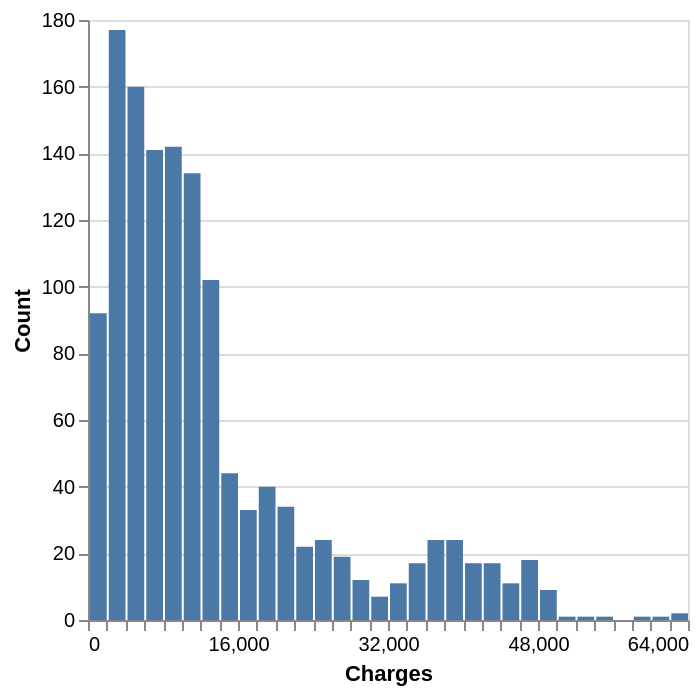

Source (notebook cell):
### Code cell
charges_distribution = alt.Chart(df).mark_bar().encode(
    x=alt.X("charges")
        .bin(maxbins=40)
        .title("Charges"),
    y=alt.Y("count()", title="Count"),
)

charges_distribution

### Figure 1 — Vega specification as saved in the notebook (floating-point values rounded to 4 significant figures)
{"$schema": "https://vega.github.io/schema/vega/v6.json", "data": [{"name": "source_0", "values": [{"__count": 33, "bin_maxbins_40_charges": 16000.0, "bin_maxbins_40_charges_end": 18000.0}, {"__count": 92, "bin_maxbins_40_charges": 0.0, "bin_maxbins_40_charges_end": 2000.0}, {"__count": 160, "bin_maxbins_40_charges": 4000.0, "bin_maxbins_40_charges_end": 6000.0}, {"__count": 34, "bin_maxbins_40_charges": 20000.0, "bin_maxbins_40_charges_end": 22000.0}, {"__count": 177, "bin_maxbins_40_charges": 2000.0, "bin_maxbins_40_charges_end": 4000.0}, {"__count": 142, "bin_maxbins_40_charges": 8000.0, "bin_maxbins_40_charges_end": 10000.0}, {"__count": 141, "bin_maxbins_40_charges": 6000.0, "bin_maxbins_40_charges_end": 8000.0}, {"__count": 12, "bin_maxbins_40_charges": 28000.0, "bin_maxbins_40_charges_end": 30000.0}, {"__count": 19, "bin_maxbins_40_charges": 26000.0, "bin_maxbins_40_charges_end": 28000.0}, {"__count": 134, "bin_maxbins_40_charges": 10000.0, "bin_maxbins_40_charges_end": 12000.0}, {"__count": 24, "bin_maxbins_40_charges": 38000.0, "bin_maxbins_40_charges_end": 40000.0}, {"__count": 24, "bin_maxbins_40_charges": 36000.0, "bin_maxbins_40_charges_end": 38000.0}, {"__count": 102, "bin_maxbins_40_charges": 12000.0, "bin_maxbins_40_charges_end": 14000.0}, {"__count": 44, "bin_maxbins_40_charges": 14000.0, "bin_maxbins_40_charges_end": 16000.0}, {"__count": 17, "bin_maxbins_40_charges": 34000.0, "bin_maxbins_40_charges_end": 36000.0}, {"__count": 1, "bin_maxbins_40_charges": 50000.0, "bin_maxbins_40_charges_end": 52000.0}, {"__count": 9, "bin_maxbins_40_charges": 48000.0, "bin_maxbins_40_charges_end": 50000.0}, {"__count": 22, "bin_maxbins_40_charges": 22000.0, "bin_maxbins_40_charges_end": 24000.0}, {"__count": 18, "bin_maxbins_40_charges": 46000.0, "bin_maxbins_40_charges_end": 48000.0}, {"__count": 7, "bin_maxbins_40_charges": 30000.0, "bin_maxbins_40_charges_end": 32000.0}, {"__count": 17, "bin_maxbins_40_charges": 42000.0, "bin_maxbins_40_charges_end": 44000.0}, {"__count": 40, "bin_maxbins_40_charges": 18000.0, "bin_maxbins_40_charges_end": 20000.0}, {"__count": 11, "bin_maxbins_40_charges": 32000.0, "bin_maxbins_40_charges_end": 34000.0}, {"__count": 17, "bin_maxbins_40_charges": 40000.0, "bin_maxbins_40_charges_end": 42000.0}, {"__count": 24, "bin_maxbins_40_charges": 24000.0, "bin_maxbins_40_charges_end": 26000.0}, {"__count": 11, "bin_maxbins_40_charges": 44000.0, "bin_maxbins_40_charges_end": 46000.0}, {"__count": 2, "bin_maxbins_40_charges": 62000.0, "bin_maxbins_40_charges_end": 64000.0}, {"__count": 1, "bin_maxbins_40_charges": 58000.0, "bin_maxbins_40_charges_end": 60000.0}, {"__count": 1, "bin_maxbins_40_charges": 54000.0, "bin_maxbins_40_charges_end": 56000.0}, {"__count": 1, "bin_maxbins_40_charges": 52000.0, "bin_maxbins_40_charges_end": 54000.0}, {"__count": 1, "bin_maxbins_40_charges": 60000.0, "bin_maxbins_40_charges_end": 62000.0}]}, {"name": "source_0_y_domain___count", "values": [{"min": 1, "max": 177}]}], "signals": [{"name": "bin_maxbins_40_charges_bins", "value": {"fields": ["charges"], "fname": "bin_charges", "start": 0.0, "step": 2000.0, "stop": 64000.0}}], "marks": [{"type": "rect", "name": "marks", "from": {"data": "source_0"}, "encode": {"update": {"y2": {"value": 0, "scale": "y"}, "y": {"field": "__count", "scale": "y"}, "fill": {"value": "#4c78a8"}, "x2": {"field": "bin_maxbins_40_charges", "scale": "x", "offset": {"signal": "0.5 + (abs(scale(\"x\", datum[\"bin_maxbins_40_charges_end\"]) - scale(\"x\", datum[\"bin_maxbins_40_charges\"])) < 0.25 ? -0.5 * (0.25 - (abs(scale(\"x\", datum[\"bin_maxbins_40_charges_end\"]) - scale(\"x\", datum[\"bin_maxbins_40_charges\"])))) : 0.5)"}}, "x": {"field": "bin_maxbins_40_charges_end", "scale": "x", "offset": {"signal": "0.5 + (abs(scale(\"x\", datum[\"bin_maxbins_40_charges_end\"]) - scale(\"x\", datum[\"bin_maxbins_40_charges\"])) < 0.25 ? 0.5 * (0.25 - (abs(scale(\"x\", datum[\"bin_maxbins_40_charges_end\"]) - scale(\"x\", datum[\"bin_maxbins_40_charges\"])))) : -0.5)"}}}}, "style": ["bar"]}], "scales": [{"name": "x", "type": "linear", "domain": {"signal": "[bin_maxbins_40_charges_bins.start, bin_maxbins_40_charges_bins.stop]"}, "range": [0, {"signal": "width"}], "bins": {"signal": "bin_maxbins_40_charges_bins"}, "zero": false}, {"name": "y", "type": "linear", "domain": [{"signal": "(data(\"source_0_y_domain___count\")[0] || {}).min"}, {"signal": "(data(\"source_0_y_domain___count\")[0] || {}).max"}], "range": [{"signal": "height"}, 0], "zero": true, "nice": true}], "axes": [{"scale": "y", "labels": false, "orient": "left", "aria": false, "gridScale": "x", "grid": true, "ticks": false, "domain": false, "maxExtent": 0, "zindex": 0, "tickCount": {"signal": "ceil(height/40)"}, "minExtent": 0}, {"scale": "x", "labelOverlap": true, "grid": false, "tickCount": {"signal": "ceil(width/10)"}, "title": "Charges", "orient": "bottom", "labelFlush": true, "zindex": 0}, {"scale": "y", "tickCount": {"signal": "ceil(height/40)"}, "labelOverlap": true, "title": "Count", "orient": "left", "grid": false, "zindex": 0}], "height": 300, "style": "cell", "padding": 5, "background": "white", "width": 300}
